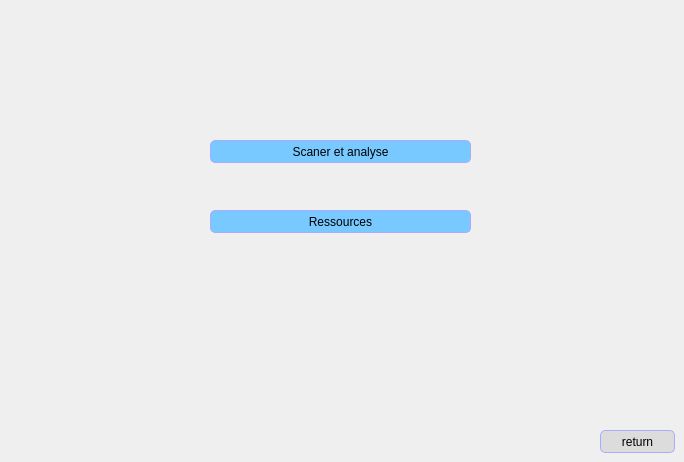
        <widget class="QWidget" name="page_23">
         <widget class="QPushButton" name="pushButton_20">
          <property name="geometry">
           <rect>
            <x>210</x>
            <y>140</y>
            <width>261</width>
            <height>23</height>
           </rect>
          </property>
          <property name="styleSheet">
           <string notr="true">QPushButton:checked {
    background-color: qlineargradient(spread:pad, x1:0, y1:0, x2:0, y2:1,   stop:0 rgb(120, 201, 255), stop:1 rgb(120, 0, 255))
}

QPushButton:hover {

	background-color: rgb(170, 255, 255);
}
QPushButton {
     background-color: rgb(120, 201, 255); border: 1px solid black;
	border-color: rgb(170, 170, 255);
     border-radius: 5px;
}</string>
          </property>
          <property name="text">
           <string>Scaner et analyse</string>
          </property>
         </widget>
         <widget class="QPushButton" name="pushButton_21">
          <property name="geometry">
           <rect>
            <x>210</x>
            <y>210</y>
            <width>261</width>
            <height>23</height>
           </rect>
          </property>
          <property name="styleSheet">
           <string notr="true">QPushButton:checked {
    background-color: qlineargradient(spread:pad, x1:0, y1:0, x2:0, y2:1,   stop:0 rgb(120, 201, 255), stop:1 rgb(120, 0, 255))
}

QPushButton:hover {

	background-color: rgb(170, 255, 255);
}
QPushButton {
     background-color: rgb(120, 201, 255); border: 1px solid black;
	border-color: rgb(170, 170, 255);
     border-radius: 5px;
}</string>
          </property>
          <property name="text">
           <string>Ressources</string>
          </property>
         </widget>
         <widget class="QPushButton" name="pushButton_17">
          <property name="geometry">
           <rect>
            <x>600</x>
            <y>430</y>
            <width>75</width>
            <height>23</height>
           </rect>
          </property>
          <property name="styleSheet">
           <string notr="true">QPushButton:checked {
    background-color: qlineargradient(spread:pad, x1:0, y1:0, x2:0, y2:1,   stop:0 rgb(120, 201, 255), stop:1 rgb(120, 0, 255))
}

QPushButton:hover {

	
	background-color: rgb(255, 0, 0);
}
QPushButton {
    background-color: rgb(220,220,220);
 border: 1px solid black;
	border-color: rgb(170, 170, 255);
     border-radius: 5px;
}</string>
          </property>
          <property name="text">
           <string>return</string>
          </property>
         </widget>
        </widget>
